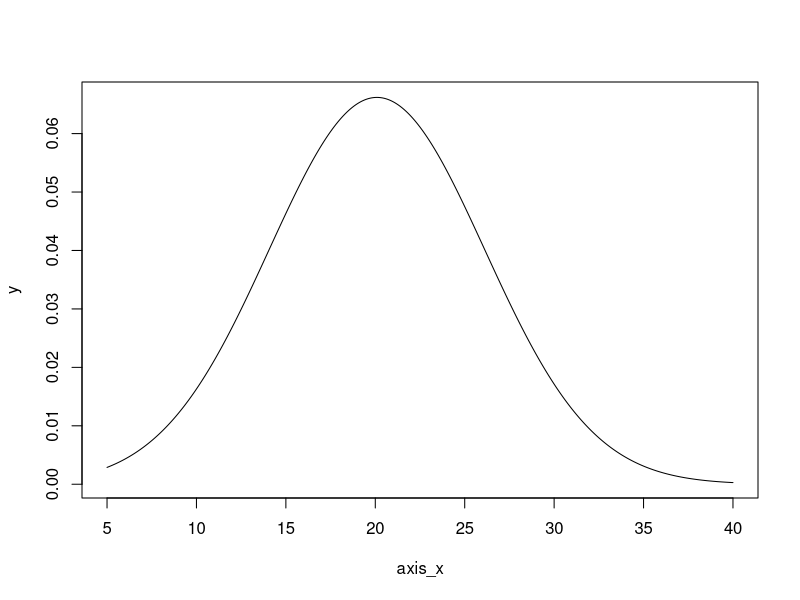
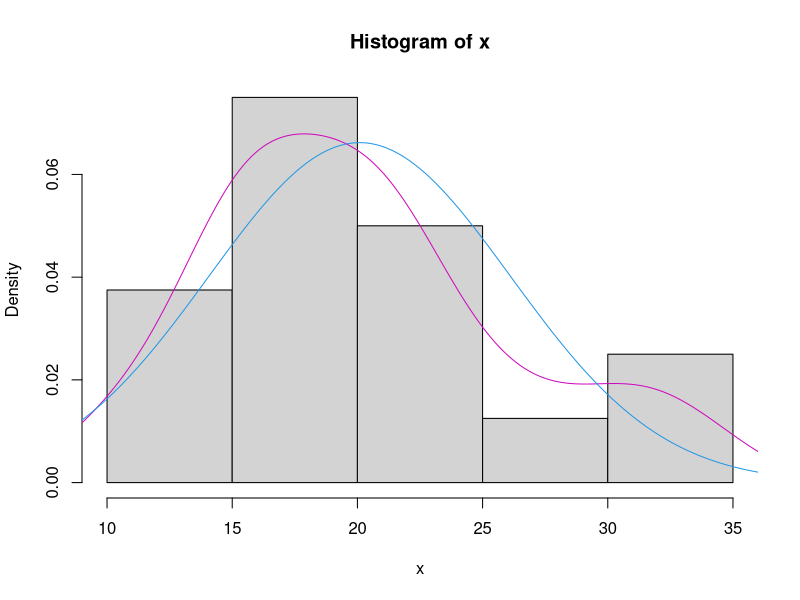
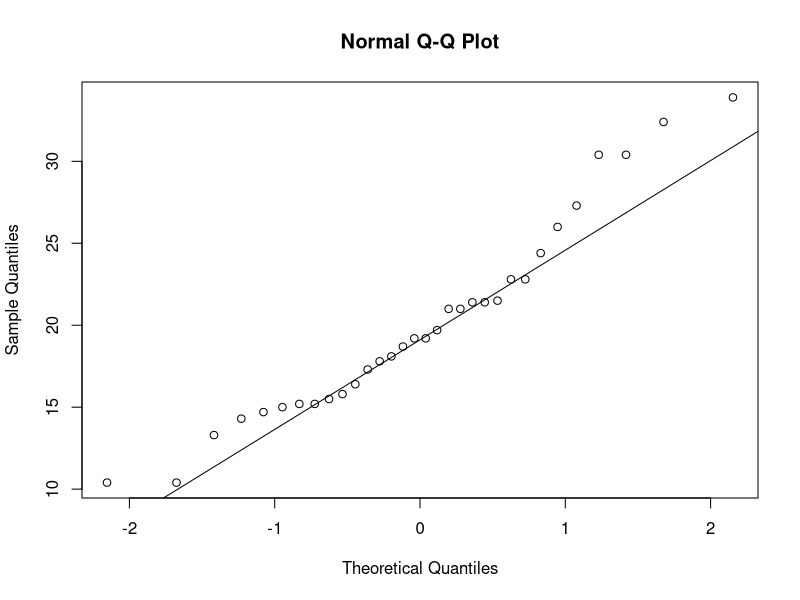
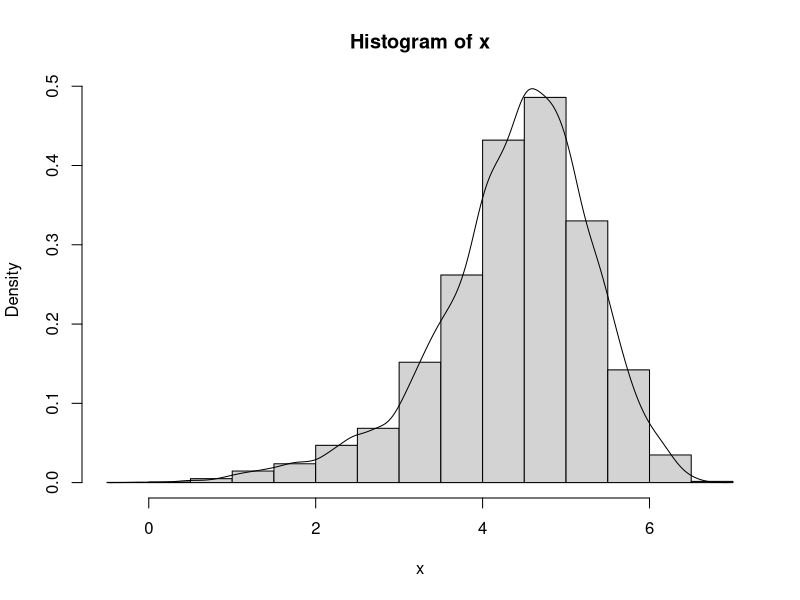

These charts were generated, in order, by the following R code:
# HW5
library('robustbase')

# Prob 1
# 1)
x <- mtcars[,'mpg']
axis_x <- seq(5,40,0.1)
y <- dnorm(axis_x, mean=mean(x), sd = sqrt(var(x)))
shapiro.test(x)
plot(axis_x, y, type='l')
hist(x, freq=F)
lines(density(x), col='86')
lines(axis_x,y, col='500')

qqnorm(x)
qqline(x)

# 2)
x1 <- mtcars[which(mtcars[,'am']==0),][,'mpg']
x2 <- mtcars[which(mtcars[,'am']==1),][,'mpg']
t.test(x1, x2, paired=F)
t.test(x1)
t.test(x2)



# Prob 2 
x = NOxEmissions[,'LNOx']
m = mean(x) # 4.378
n = length(x) # 8088
s = sd(x) # 0.937
a = 0.05; tc = qt(p=1-a/2, df=n-1) # 1.96
e = tc * s / sqrt(n) # 0.0204 ...?? -> 0.016
# Q. The number of observation??
# e = tc * s # 1.837 -> 0.946
ci = m + c(-e,e)
cat("Confidence intervals:", ci, " for x\n")

hist(x, freq=F) 
lines(density(x))
t.test(x)

length(which(x<ci[1])) / n
length(which(x>ci[2])) / n

# ratio of the instances inside of the intervals 
length(which((x<ci[2] & x>ci[1]))) / n
